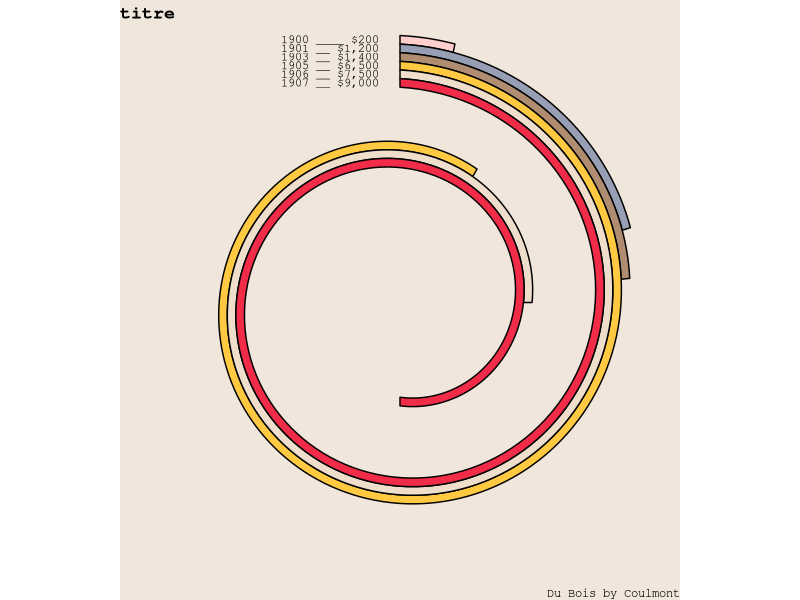

R code for this plot: (Note: this script raises an error after producing the figure.)



# reproduction de "ASSESSED VALUE OF HOUSEHOLD AND KITCHEN FURNITURE"
# par W.E.B. du Bois
# source : https://www.loc.gov/pictures/item/2013650445/
library(tidyverse)

# your dataframe must have this structure
df <- tribble(~cat, ~nombre,
              "1900",200,
              "1901",1200,
              "1903",1400,
              "1905",6500,
              "1906",7500,
              "1907",9000)

#n_recouvrement : number of loops

spiro_dubois <- function(df,n_recouvrement=2) {
  tmp <- df
  couleurs <- c("#FFCDCB","#989EB4","#b08c71","#FFC942","#EFDECC","#F02C49") # add more colors if you have more than 6 rows
  tmp <- tmp %>% mutate(couleur = couleurs[row_number()])
  nombre_lignes <- nrow(df)
  if (nombre_lignes>6) {print("nrow(df)>6 !!")}
  decalage <- 3*nombre_lignes+2
  tmp <- tmp %>% mutate(y_zero = (decalage+nombre_lignes) - row_number())
  tmp <- tmp %>% mutate(valeur = scales::dollar(nombre))
  tmp$taille_nombre <- nchar(tmp$valeur)
  tmp <- tmp %>% group_by(cat) %>% mutate(separateur = paste0(rep("_",8-taille_nombre),collapse=""))
  tmp <- tmp %>% mutate(label = paste(cat,separateur,valeur))
  
  pente <- (min(tmp$y_zero)-nombre_lignes) / max(tmp$nombre)
  tmp <- tmp %>% mutate(y_final = y_zero - nombre*pente)
  positions <- tmp %>% mutate(x_1=0, x_2=nombre, x_3=nombre, x_4=0,
                                          y_1=y_zero, y_2=y_final, y_3=y_final+1, y_4=y_zero+1) %>%
    select(cat,x_1:y_4) %>%
    pivot_longer(cols=-cat,
                 names_sep="_",
                 names_to=c("coord","rang")) %>%
    pivot_wider(names_from = "coord", values_from=value)
  positions <- positions %>% left_join(tmp %>% select(cat,label,couleur),by="cat")
  recouvrement <- max(tmp$nombre)/n_recouvrement
  position_caption <- max(tmp$y_zero)
  p <- ggplot(positions, aes(x = x, y = y, group=cat)) +
    geom_polygon(aes(group=cat, fill=I(couleur)),color="black") +
    scale_y_continuous(expand=expansion(add=c(11,-5))) +
    scale_x_continuous(expand=expansion(add=c(0,-recouvrement))) +
    coord_polar() +
    geom_text(data = . %>% filter(rang==1),
              aes(label = paste(label,"   ",sep="")),
              adj=1, nudge_y=.5, nudge_x = -0000, color="black",size=3,family="Courier") +
    theme_void() +

    theme(legend.position="none",
          text = element_text(family="Courier"),
          plot.title = element_text(face = "bold"),
          plot.background = element_rect(fill="#e9d9c9aa", color="#FFFFFF00"),
          plot.margin = margin(c(0,0,0,0))) +
    labs(title = "titre",
         caption = "Du Bois by Coulmont")
  p
}


spiro_dubois(df,n_recouvrement=3)
























# reproduction de "ASSESSED VALUE OF HOUSEHOLD AND KITCHEN FURNITURE"
# par W.E.B. du Bois
# source : https://www.loc.gov/pictures/item/2013650445/
library(tidyverse)

df <- tribble(~cat,~nombre,~y_zero,~couleur,~label,
              "1875",21186,25,"#FFCDCB",    "1875_____ $ 21,186",
              "1880",498532,24,"#989EB4",   "1880____ $ 498,532",#BBC0D4 #4682B4
              "1885",736170,23,"#b08c71",   "1885____ $ 736,170",#c3a288 #DBB6A3
              "1890",1172624,22,"#FFC942",  "1890__ $ 1,173,624",
              "1895",1322694,21,"#EFDECC",  "1895__ $ 1,322,694",
              "1899",1434975,20,"#F02C49",  "1899__ $ 1,434,975")



# calcul de la pente
# ------------------

# pente : 
pente <- (20-6)/1434975

# calcul du point y final
df <- df %>% mutate(y_final = y_zero - nombre*pente)

# composition des polygones
positions <- df %>% mutate(x_1=0, x_2=nombre, x_3=nombre, x_4=0,
                           y_1=y_zero, y_2=y_final, y_3=y_final+1, y_4=y_zero+1) %>%
  select(cat,x_1:y_4) %>%
  pivot_longer(cols=-cat,
               names_sep="_",
               names_to=c("coord","rang")) %>%
  pivot_wider(names_from = "coord", values_from=value)

# jointure avec le fichier de départ
positions <- positions %>% left_join(df,by="cat")

# p <- ggplot(positions, aes(x = x, y = y, group=cat)) +
#   geom_polygon(aes(group=cat, fill=I(couleur)),color="black")
# 
# p


p + 
  scale_y_continuous(expand=expansion(add=c(11,-5))) +
  scale_x_continuous(expand=expansion(add=c(0,-650000))) +
  coord_polar() +
  geom_text(data = . %>% filter(rang==1),
            aes(label = paste(label,"   ",sep="")),
            adj=1, nudge_y=.5, nudge_x = -0000, color="black",size=3,family="Courier") +
  theme_void() +
  annotate(geom="text",x=428532,y=23.5,label="W.E.B. Du Bois and {ggplot} by Baptiste Coulmont",
           family="Courier",adj=0) +
  theme(legend.position="none",
        text = element_text(family="Courier"),
        plot.title = element_text(face = "bold"),
        plot.background = element_rect(fill="#e9d9c9aa", color="#FFFFFF00"),
        plot.margin = margin(c(0,0,0,0))) +
  labs(title = "ASSESSED VALUE OF HOUSEHOLD AND KITCHEN FURNITURE\nOWNED BY GEORGIA NEGROES.")
